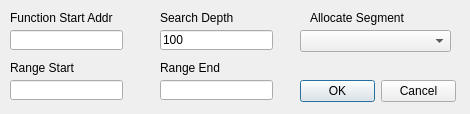
<?xml version="1.0" encoding="UTF-8"?>
<ui version="4.0">
 <class>FunctionAnalysis</class>
 <widget class="QDialog" name="FunctionAnalysis">
  <property name="geometry">
   <rect>
    <x>0</x>
    <y>0</y>
    <width>470</width>
    <height>114</height>
   </rect>
  </property>
  <property name="windowTitle">
   <string>FunctionAnalysis</string>
  </property>
  <widget class="QLineEdit" name="funcaddr">
   <property name="geometry">
    <rect>
     <x>10</x>
     <y>30</y>
     <width>113</width>
     <height>20</height>
    </rect>
   </property>
  </widget>
  <widget class="QLineEdit" name="depth">
   <property name="geometry">
    <rect>
     <x>160</x>
     <y>30</y>
     <width>113</width>
     <height>20</height>
    </rect>
   </property>
   <property name="text">
    <string>100</string>
   </property>
  </widget>
  <widget class="QLineEdit" name="rangestart">
   <property name="geometry">
    <rect>
     <x>10</x>
     <y>80</y>
     <width>113</width>
     <height>20</height>
    </rect>
   </property>
  </widget>
  <widget class="QLabel" name="label">
   <property name="geometry">
    <rect>
     <x>10</x>
     <y>10</y>
     <width>121</width>
     <height>16</height>
    </rect>
   </property>
   <property name="text">
    <string>Function Start Addr</string>
   </property>
  </widget>
  <widget class="QLabel" name="label_2">
   <property name="geometry">
    <rect>
     <x>160</x>
     <y>10</y>
     <width>111</width>
     <height>16</height>
    </rect>
   </property>
   <property name="text">
    <string>Search Depth</string>
   </property>
  </widget>
  <widget class="QLabel" name="label_3">
   <property name="geometry">
    <rect>
     <x>310</x>
     <y>10</y>
     <width>111</width>
     <height>16</height>
    </rect>
   </property>
   <property name="text">
    <string>Allocate Segment</string>
   </property>
  </widget>
  <widget class="QDialogButtonBox" name="buttonBox">
   <property name="geometry">
    <rect>
     <x>300</x>
     <y>80</y>
     <width>156</width>
     <height>23</height>
    </rect>
   </property>
   <property name="standardButtons">
    <set>QDialogButtonBox::Cancel|QDialogButtonBox::Ok</set>
   </property>
   <property name="centerButtons">
    <bool>true</bool>
   </property>
  </widget>
  <widget class="QLineEdit" name="rangeend">
   <property name="geometry">
    <rect>
     <x>160</x>
     <y>80</y>
     <width>113</width>
     <height>20</height>
    </rect>
   </property>
  </widget>
  <widget class="QLabel" name="label_4">
   <property name="geometry">
    <rect>
     <x>10</x>
     <y>60</y>
     <width>111</width>
     <height>16</height>
    </rect>
   </property>
   <property name="text">
    <string>Range Start</string>
   </property>
  </widget>
  <widget class="QLabel" name="label_5">
   <property name="geometry">
    <rect>
     <x>160</x>
     <y>60</y>
     <width>111</width>
     <height>16</height>
    </rect>
   </property>
   <property name="text">
    <string>Range End</string>
   </property>
  </widget>
  <widget class="QComboBox" name="segcombox">
   <property name="geometry">
    <rect>
     <x>300</x>
     <y>30</y>
     <width>151</width>
     <height>22</height>
    </rect>
   </property>
  </widget>
 </widget>
 <layoutdefault spacing="6" margin="11"/>
 <resources/>
 <connections/>
</ui>
